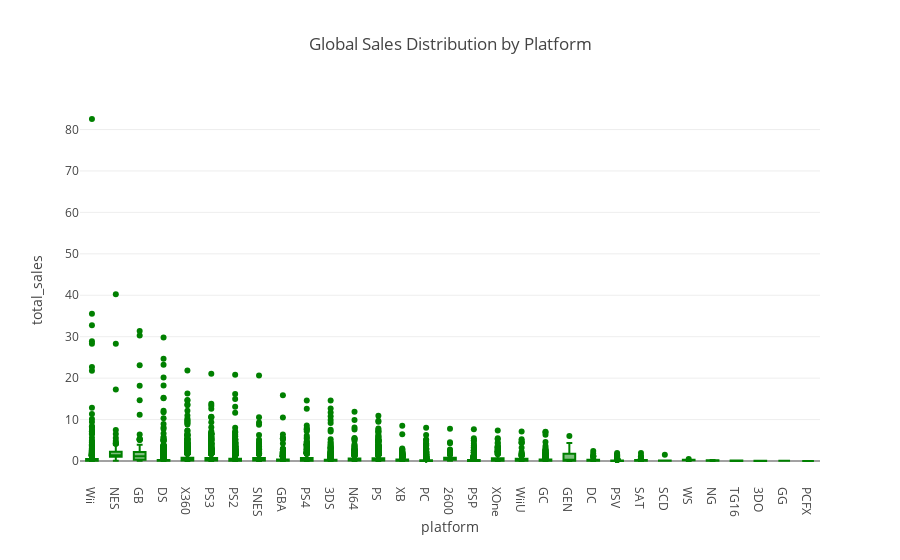

Notebook cell for this chart:
### Markdown cell above
Q: Build a box plot for the global sales of all games, broken down by platform. Are the differences in sales significant? What about average sales on various platforms? Describe your findings.

### Code cell
# box plot
fig = px.box(df, x='platform', y='total_sales', title='Global Sales Distribution by Platform',color_discrete_sequence=['green'])
#dislpaying the plot
fig

### Figure 1 — Plotly figure (JSON) as saved in the notebook; plotly's stock layout.template omitted (floating-point values rounded to 4 significant figures; data arrays with more than 128 entries replaced by an {"elided": "..."} marker saying what was removed)
{"data": [{"alignmentgroup": "True", "hovertemplate": "platform=%{x}<br>total_sales=%{y}<extra></extra>", "legendgroup": "", "marker": {"color": "green"}, "name": "", "notched": false, "offsetgroup": "", "orientation": "v", "showlegend": false, "type": "box", "x": {"elided": "16715 str values"}, "x0": " ", "xaxis": "x", "y": {"elided": "16715 float values"}, "y0": " ", "yaxis": "y"}], "layout": {"boxmode": "group", "legend": {"tracegroupgap": 0}, "title": {"text": "Global Sales Distribution by Platform"}, "xaxis": {"anchor": "y", "domain": [0, 1], "title": {"text": "platform"}}, "yaxis": {"anchor": "x", "domain": [0, 1], "title": {"text": "total_sales"}}}}
